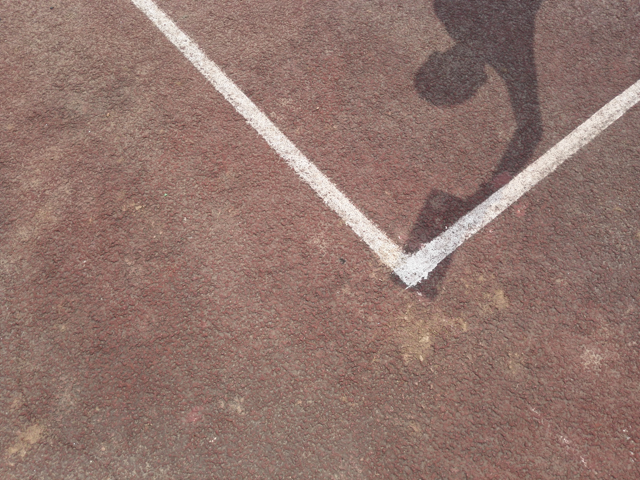
#> input picture shadow/ISTD/Img_shadow/1-1.png, 640 x 480 px
$ python -i cv2utils.py   (imports and definitions only)   (older library calls are emulated)
#> lines starting #> are read from the running program, lines starting #| are printed output that depends on the picture; after the words box and inside, x2 and y2 are one past the last pixel; in counts of white or black regions, pixels touching at a corner belong together
import cv2
import numpy as np


def kmeans_segment(image, K, attempts):
    img = cv2.cvtColor(image, cv2.COLOR_BGR2RGB)
    twoDimage = img.reshape((-1, 3))
    twoDimage = np.float32(twoDimage)

    criteria = (cv2.TERM_CRITERIA_EPS + cv2.TERM_CRITERIA_MAX_ITER, 10, 1.0)

    ret, label, center = cv2.kmeans(
        twoDimage,
        K,
        None,
        criteria,
        attempts,
        cv2.KMEANS_PP_CENTERS,
    )
    center = np.uint8(center)
    res = center[label.flatten()]
    result_image = res.reshape((img.shape))

    return result_image


def threshold_binary(img, frac=0.5, gray=True, inverse=False):
    maxval = np.max(img)
    thresh = maxval * frac

    if gray:
        img = cv2.cvtColor(img, cv2.COLOR_BGR2GRAY)

    # thresh_method = cv2.THRESH_BINARY_INV if inverse else cv2.THRESH_BINARY
    # thresh_method = cv2.THRESH_OTSU + (cv2.THRESH_BINARY_INV if inverse else cv2.THRESH_BINARY)
    thresh_method = cv2.ADAPTIVE_THRESH_MEAN_C

    _, im_th = cv2.threshold(img, thresh, maxval, thresh_method)
    return im_th


def blur(img, kernel_dims=(3, 3)):
    return cv2.blur(img, kernel_dims)


def sharpen_3x3(img):
    filter = np.array([[-1, -1, -1], [-1, 9, -1], [-1, -1, -1]])
    return cv2.filter2D(img, -1, filter)


# [7 lines left out: function custom_edge_3x3, not called in this run]


def dilate(img, kernel_size=(2, 2), iter=1):
    kernel = np.ones(kernel_size, np.uint8)
    img_dilation = cv2.dilate(img, kernel, iterations=iter)
    return img_dilation


def compress_by_2(img):
    return cv2.resize(img, (0, 0), fx=0.5, fy=0.5, interpolation=cv2.INTER_AREA)


def expand_by_2(img):
    return cv2.resize(img, (0, 0), fx=2, fy=2, interpolation=cv2.INTER_LINEAR)


def hist_eq(img):
    clahe = cv2.createCLAHE(clipLimit=2.0, tileGridSize=(16, 16))
    cl1 = clahe.apply(img)
    return cl1


def median_blur(img):
    return cv2.medianBlur(img, 3)


def erode(img, itr=1):
    kernel = np.ones((5, 5), np.uint8)
    return cv2.erode(img, kernel, iterations=itr)


def bgr_to_gray(img):
    return cv2.cvtColor(img, cv2.COLOR_BGR2GRAY)


# [20 lines left out: functions bgr_to_hls, normalize, gamma_corr, not called in this run]


def transform1(img):
    res = bgr_to_gray(img)
    res = hist_eq(res)
    res = compress_by_2(res)
    res = dilate(res, kernel_size=(3, 3), iter=2)
    res = kmeans_segment(res, 10, 20)
    res = expand_by_2(res)
    res = threshold_binary(res, inverse=True)

    return res


# [28 lines left out: functions view, log_stretch, transform2, transform3, not called in this run]

>>> import cv2
>>> picture = cv2.imread('ISTD/Img_shadow/1-1.png')
#> picture is the input picture: shape (480, 640, 3); mean B, G, R 108.7, 116.8, 144.9
>>> result = transform1(picture)
#> in bgr_to_gray, `return cv2.cvtColor(img, cv2.COLOR_BGR2GRAY)`:
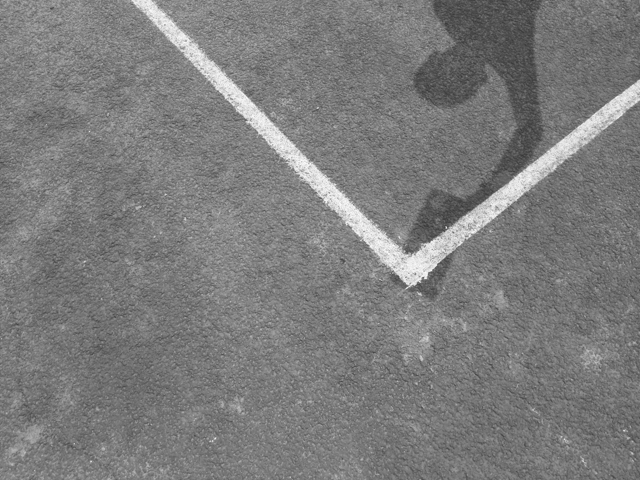
#> returned value: shape (480, 640); min 53, max 255, mean 124.3
#> in hist_eq, `cl1 = clahe.apply(img)`:
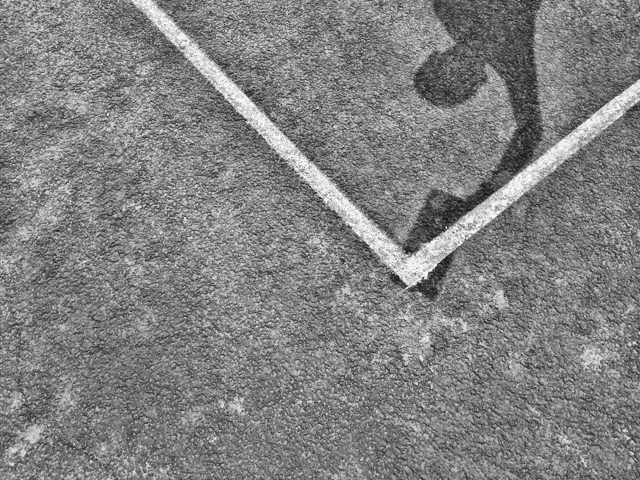
#> cl1: shape (480, 640); min 19, max 255, mean 128.9
#> in compress_by_2, `return cv2.resize(img, (0, 0), fx=0.5, fy=0.5, interpolation=cv2.INTER..`:
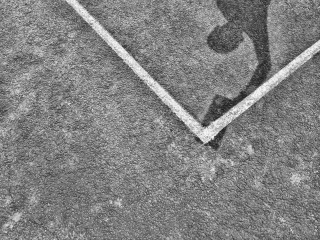
#> returned value: shape (240, 320); min 25, max 253, mean 129
#> in dilate, `img_dilation = cv2.dilate(img, kernel, iterations=iter)`:
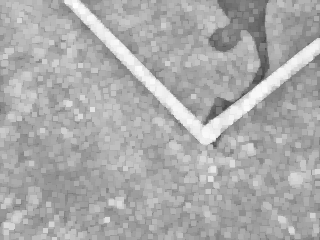
#> img_dilation: shape (240, 320); min 63, max 253, mean 170.8
#> in kmeans_segment, `ret, label, center = cv2.kmeans( twoDimage, K, None, criteria, attempt..`: ret = 3224811.5; center = [[182.5, 182.5, 182.5], [155, 155, 155], [238.3, 238.3, 238.3], [101.9, 101.9, 101.9], [210.8, 210.8, 210.8], [127.2, 127.2, 127.2], [164, 164, 164], [144, 144, 144], [194.7, 194.7, 194.7], [172.8, 172.8, 172.8]]
#> in kmeans_segment, `center = np.uint8(center)`: center = [[182, 182, 182], [155, 155, 155], [238, 238, 238], [101, 101, 101], [210, 210, 210], [127, 127, 127], [164, 164, 164], [143, 143, 143], [194, 194, 194], [172, 172, 172]]
#> in threshold_binary, `maxval = np.max(img)`: maxval = 238
#> in threshold_binary, `thresh = maxval * frac`: thresh = 119
#> in threshold_binary, `_, im_th = cv2.threshold(img, thresh, maxval, thresh_method)`:
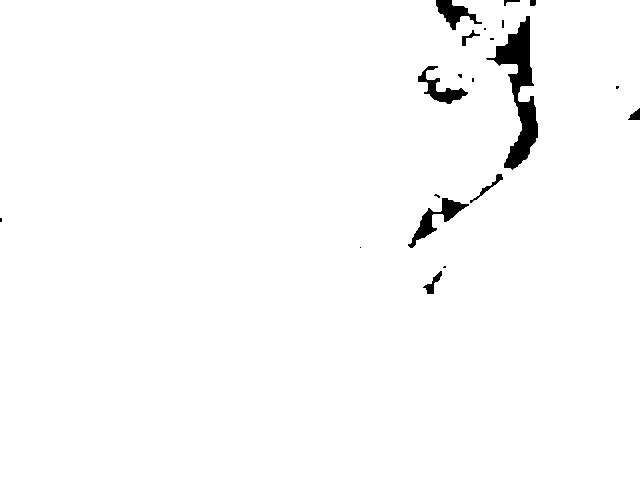
#> im_th: shape (480, 640); values 0 (black) and 238 (white), 98.3% white; 20 black regions (10 under 20 px), largest, box (x1, y1, x2, y2) and area: (486, 16, 538, 170) 2772, (408, 198, 469, 248) 766, (418, 66, 468, 104) 600

$ run again, on shadow/ISTD/Img_shadow/3-1.png
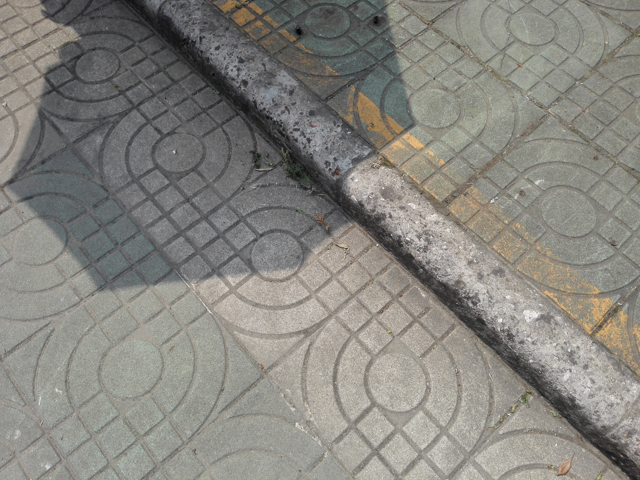
#> input picture shadow/ISTD/Img_shadow/3-1.png, 640 x 480 px
#> picture is the input picture: shape (480, 640, 3); mean B, G, R 127, 133.2, 135
#> in dilate, `img_dilation = cv2.dilate(img, kernel, iterations=iter)`:
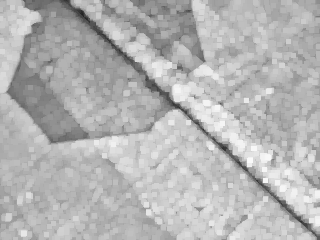
#> img_dilation: shape (240, 320); min 32, max 249, mean 180.4
#> in kmeans_segment, `ret, label, center = cv2.kmeans( twoDimage, K, None, criteria, attempt..`: ret = 4401819.1; center = [[188.8, 188.8, 188.8], [113, 113, 113], [165.7, 165.7, 165.7], [232.3, 232.3, 232.3], [214.2, 214.2, 214.2], [79.3, 79.3, 79.3], [133.3, 133.3, 133.3], [177.8, 177.8, 177.8], [200.6, 200.6, 200.6], [151.5, 151.5, 151.5]]
#> in kmeans_segment, `center = np.uint8(center)`: center = [[188, 188, 188], [112, 112, 112], [165, 165, 165], [232, 232, 232], [214, 214, 214], [79, 79, 79], [133, 133, 133], [177, 177, 177], [200, 200, 200], [151, 151, 151]]
#> maxval = 232
#> thresh = 116
#> in threshold_binary, `_, im_th = cv2.threshold(img, thresh, maxval, thresh_method)`:
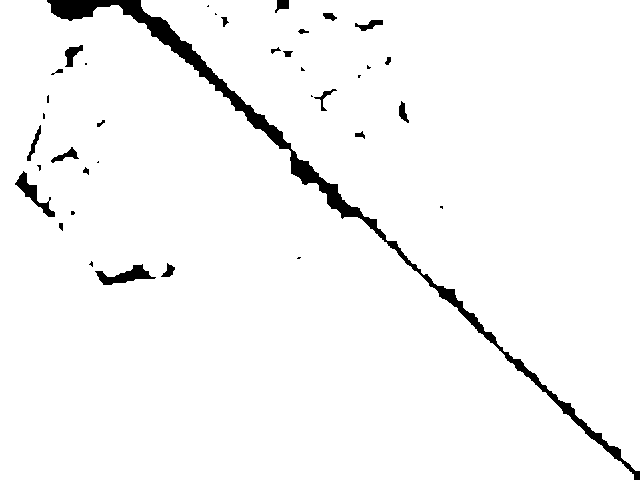
#> im_th: shape (480, 640); values 0 (black) and 232 (white), 96.8% white; 37 black regions (15 under 20 px), largest, box (x1, y1, x2, y2) and area: (47, 0, 640, 480) 7330, (95, 264, 156, 285) 543, (15, 171, 55, 217) 473

$ run again, on shadow/ISTD/Img_shadow/4-1.png
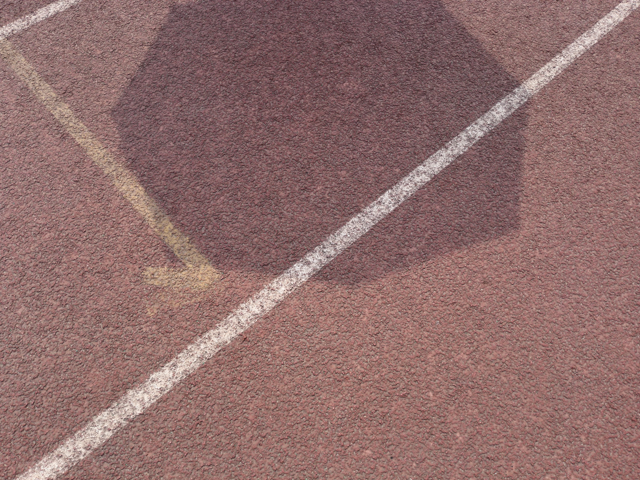
#> input picture shadow/ISTD/Img_shadow/4-1.png, 640 x 480 px
#> picture is the input picture: shape (480, 640, 3); mean B, G, R 107, 109.3, 143.5
#> in compress_by_2, `return cv2.resize(img, (0, 0), fx=0.5, fy=0.5, interpolation=cv2.INTER..`:
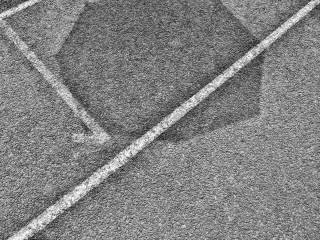
#> returned value: shape (240, 320); min 23, max 253, mean 129.1
#> in dilate, `img_dilation = cv2.dilate(img, kernel, iterations=iter)`:
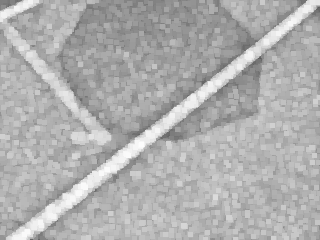
#> img_dilation: shape (240, 320); min 91, max 253, mean 175.2
#> in kmeans_segment, `ret, label, center = cv2.kmeans( twoDimage, K, None, criteria, attempt..`: ret = 2702098.5; center = [[190.1, 190.1, 190.1], [153.9, 153.9, 153.9], [238.9, 238.9, 238.9], [127.4, 127.4, 127.4], [163.2, 163.2, 163.2], [201.2, 201.2, 201.2], [172.2, 172.2, 172.2], [180.8, 180.8, 180.8], [142.9, 142.9, 142.9], [219.7, 219.7, 219.7]]
#> in kmeans_segment, `center = np.uint8(center)`: center = [[190, 190, 190], [153, 153, 153], [238, 238, 238], [127, 127, 127], [163, 163, 163], [201, 201, 201], [172, 172, 172], [180, 180, 180], [142, 142, 142], [219, 219, 219]]
#> maxval = 238
#> thresh = 119
#> im_th: shape (480, 640); every value is 238
